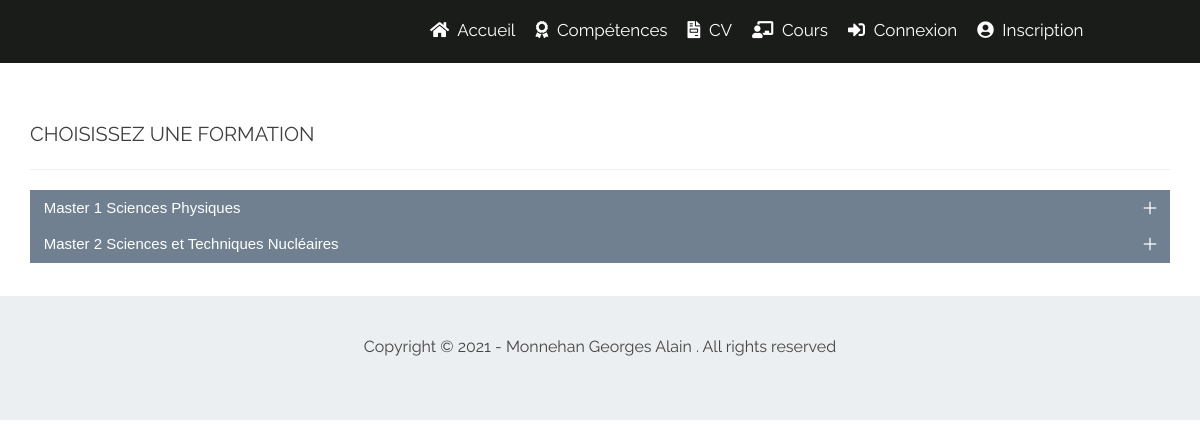
/teaching/list/, run on the app's committed database.
### teaching/models.py (models this page shows, shortened)
class Training(models.Model):
    intitule = models.CharField(max_length=100, verbose_name='Intitulé')
    date_debut = models.DateField(verbose_name='Date de début')
    date_fin = models.DateField(verbose_name='Date de fin')
    mot_de_passe = models.CharField(max_length=255)
    matieres = MultiSelectField(choices=MATIERES, verbose_name='Matières')
    statut = models.CharField(max_length=1, choices=STATUT, verbose_name='Etat')
    date_add = models.DateTimeField(auto_now_add=True)
    date_update = models.DateTimeField(auto_now=True)
    status = models.BooleanField(default=True)
    class Meta:
        verbose_name = 'Formation'
        verbose_name_plural = 'Formations'

### teaching/views.py (the view)
# urls.py: path('list/', views.list, name='list'),
def list(request):
    trainings = Training.objects.all()
    context['trainings'] = trainings
    return render(request, 'teaching/list.html', context)

### professeur/context_processors.py (called while the page is built)
def data(request):
    site = models_website.Siteweb.objects.filter(status=True).first
    return locals()

### teaching/templates/teaching/list.html (shortened to what this page needs)
{% extends 'layouts/base.html' %}
{% load static %}
{% block 'main' %}
    <div class='container' style="margin-top: 100px;">
        <div style="color: #3F3F3F; text-transform: uppercase; font-size: 2rem; margin: 20px 0;">Choisissez une formation</div>
        <hr>
        <div class="accordeon" style="/*border: 1px solid green;*/">
            <main role="main" style="/*border: 1px solid blue;*/">
                <section class="block cv_section" style="/*border: 1px solid black; */width: 100%;">
                    <div data-role="accordion" data-multiselectable="true">
                        {% for training in trainings %}
                        <h3 class="tab">
                            <button id="tab{{ training.id }}" aria-controls="panel{{ training.id }}">{{ training.intitule }}
                                <svg aria-hidden="true" class="icon-tab">
                                    <use xlink:href="#icon-tabClosed" class="dash"></use>
                                    <use xlink:href="#icon-tabOpened" class="pipe"></use>
                                </svg>
                            </button>
                        </h3>
                        {% endfor %}
                    </div>
                </section>
            </main>
        </div>
    </div>
{% endblock %}

### static/css/cv_styles.css (style rules this page uses)
main, .cv_section { display: block; }
svg:not(:root) { overflow: hidden; }
hr { box-sizing: content-box; height: 0; }
button { color: inherit; font: inherit; margin: 0; overflow: visible; text-transform: none; -webkit-appearance: button; cursor: pointer; }
main { padding-bottom: 3.25rem; }
.icon-tab { height: 1.5rem; width: 1.5rem; }
.accordeon [data-role=accordion] { text-align: left; margin: 0 auto; }
.accordeon .tab button { -webkit-tap-highlight-color: rgba(0,0,0,0); position: relative; background-color: #708090; border: 0; color: #fff; font-family: "edmondsans", Geneva, Verdana, "Lucida Sans", "Lucida Grande", "Lucida Sans Unicode", sans-serif; font-size: 1.8rem; font-weight: normal; margin: 0; padding: 1rem 1.375rem; text-align: left; width: 100%; }
.accordeon .tab button:after { background-color: #d7cf80; bottom: 0; content: ''; display: block; height: 0.28125rem; position: absolute; transition: width 0.5s ease; width: 0; }
.accordeon .tab button:after { left: 0; }
.js .accordeon .tab button { cursor: pointer; }
.accordeon .tab button .icon-tab { position: absolute; fill: #fff; top: 50%; right: 0.5rem; height: 3rem; width: 3rem; -ms-transform: translateY(-50%); transform: translateY(-50%); transition: transform 0.3s; }
.accordeon .tab { margin: 0; }
.accordeon .tab button { display: block; }
@media (min-width: 65.25rem) { .block { margin: 0 auto; width: 56.25rem; } }
.block h1, .block h2, .block h3, .block h4, .block h5, .block h6 { font-family: "edmondsans", Geneva, Verdana, "Lucida Sans", "Lucida Grande", "Lucida Sans Unicode", sans-serif; font-weight: normal; }
@media (min-width: 48em) { .accordeon .tab button { font-size: 1.5rem; } }

### static/css/templatemo-style.css (style rules this page uses)
body { color: rgba(24, 22, 22, 0.794); font-family: 'Raleway', sans-serif; font-size: 16px; font-weight: 400; }
h1,h2,h3,h4,h5 { color: #ffffff; font-weight: bold; }

### data on the page
Training: intitule "Master 1 Sciences Physiques"
Training: intitule "Master 2 Sciences et Techniques Nucléaires"
